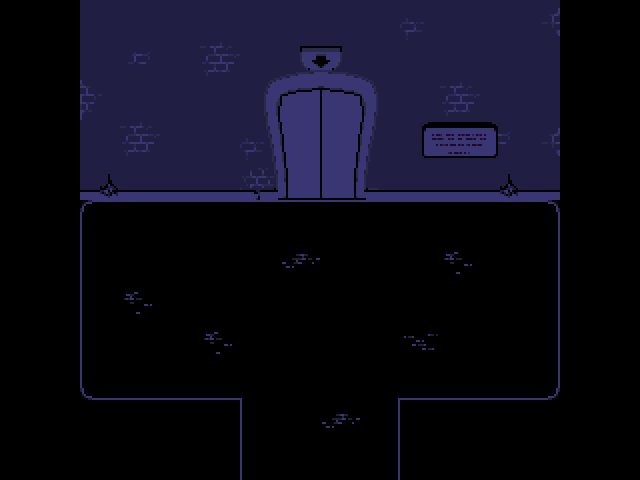

A level layout from a 2D game, rendered from its tile map. Below: a short description, then the map file with its tile-grid data intact:
An orthogonal 16x12 tile map with 40x40 px tiles, 3 tile layers (Tile Layer 1, Tile Layer 2, DoorLayer) and 12 objects (2x transition, interactable, entry, exit, secret_puzzle_1).

<map version="1.10" tiledversion="1.11.0" orientation="orthogonal" renderorder="right-down" width="16" height="12" tilewidth="40" tileheight="40" infinite="0" nextlayerid="7" nextobjectid="14">
 <editorsettings>
  <export target="data.lua" format="lua" />
 </editorsettings>
 <properties>
  <property name="border" value="castle" />
  <property name="music" value="jamm_dungeon" />
 </properties>
 <tileset firstgid="1" source="../../../../tilesets/jamm_dungeon.tsx" />
 <layer id="1" name="Tile Layer 1" width="16" height="12">
  <data encoding="csv">
0,0,23,23,23,23,23,23,23,23,29,23,23,24,0,0,
0,0,23,31,23,30,23,23,23,23,23,23,23,23,0,0,
0,0,22,23,23,23,23,23,23,23,23,30,23,23,0,0,
0,0,23,30,23,23,29,23,23,23,23,23,31,24,0,0,
0,0,38,37,37,37,36,37,37,37,37,37,38,37,0,0,
0,0,48,58,58,58,58,58,58,58,58,58,58,47,0,0,
0,0,52,51,51,51,51,34,51,51,51,33,51,50,0,0,
0,0,52,33,51,51,51,51,51,51,51,51,51,50,0,0,
0,0,52,51,51,33,51,51,51,51,41,51,51,50,0,0,
0,0,27,44,44,44,45,51,51,43,44,44,44,26,0,0,
0,0,0,0,0,0,52,51,34,50,0,0,0,0,0,0,
0,0,0,0,0,0,52,51,51,50,0,0,0,0,0,0
</data>
 </layer>
 <layer id="2" name="Tile Layer 2" width="16" height="12" offsetx="20" offsety="0">
  <data encoding="csv">
0,0,0,0,0,0,0,0,0,0,0,0,0,0,0,0,
0,0,0,0,0,0,53,54,55,0,0,0,0,0,0,0,
0,0,0,0,0,0,60,61,62,0,0,0,0,0,0,0,
0,0,0,0,0,0,67,68,69,0,20,21,0,0,0,0,
0,0,0,0,0,0,74,75,76,0,0,0,0,0,0,0,
0,0,0,0,0,0,0,0,0,0,0,0,0,0,0,0,
0,0,0,0,0,0,0,0,0,0,0,0,0,0,0,0,
0,0,0,0,0,0,0,0,0,0,0,0,0,0,0,0,
0,0,0,0,0,0,0,0,0,0,0,0,0,0,0,0,
0,0,0,0,0,0,0,0,0,0,0,0,0,0,0,0,
0,0,0,0,0,0,0,0,0,0,0,0,0,0,0,0,
0,0,0,0,0,0,0,0,0,0,0,0,0,0,0,0
</data>
 </layer>
 <layer id="3" name="DoorLayer" width="16" height="12" offsetx="20" offsety="0">
  <data encoding="csv">
0,0,0,0,0,0,0,0,0,0,0,0,0,0,0,0,
0,0,0,0,0,0,0,0,0,0,0,0,0,0,0,0,
0,0,0,0,0,0,71,72,73,0,0,0,0,0,0,0,
0,0,0,0,0,0,78,79,80,0,0,0,0,0,0,0,
0,0,0,0,0,0,85,86,87,0,0,0,0,0,0,0,
0,0,0,0,0,0,0,0,0,0,0,0,0,0,0,0,
0,0,0,0,0,0,0,0,0,0,0,0,0,0,0,0,
0,0,0,0,0,0,0,0,0,0,0,0,0,0,0,0,
0,0,0,0,0,0,0,0,0,0,0,0,0,0,0,0,
0,0,0,0,0,0,0,0,0,0,0,0,0,0,0,0,
0,0,0,0,0,0,0,0,0,0,0,0,0,0,0,0,
0,0,0,0,0,0,0,0,0,0,0,0,0,0,0,0
</data>
 </layer>
 <objectgroup id="4" name="objects">
  <object id="9" name="transition" x="240" y="480" width="160" height="40">
   <properties>
    <property name="map" value="fwood/dungeon_inside/deoxynn_3" />
    <property name="marker" value="exit" />
   </properties>
  </object>
  <object id="11" name="interactable" x="420" y="120" width="80" height="80">
   <properties>
    <property name="cutscene" value="a_dungeon.secret_door" />
   </properties>
  </object>
  <object id="12" name="transition" x="240" y="150" width="160" height="40">
   <properties>
    <property name="map" value="fwood/dungeon_inside/superstar" />
    <property name="marker" value="entry" />
   </properties>
  </object>
 </objectgroup>
 <objectgroup id="5" name="markers">
  <object id="7" name="entry" x="320" y="440">
   <point />
  </object>
  <object id="13" name="exit" x="320" y="240">
   <point />
  </object>
 </objectgroup>
 <objectgroup id="6" name="collision">
  <object id="1" x="0" y="0" width="280" height="200" />
  <object id="2" x="360" y="0" width="280" height="200" />
  <object id="3" x="560" y="200" width="80" height="280" />
  <object id="4" x="0" y="200" width="80" height="280" />
  <object id="5" x="80" y="400" width="160" height="80" />
  <object id="6" x="400" y="400" width="160" height="80" />
  <object id="10" name="secret_puzzle_1" x="280" y="160" width="80" height="40" />
 </objectgroup>
</map>
